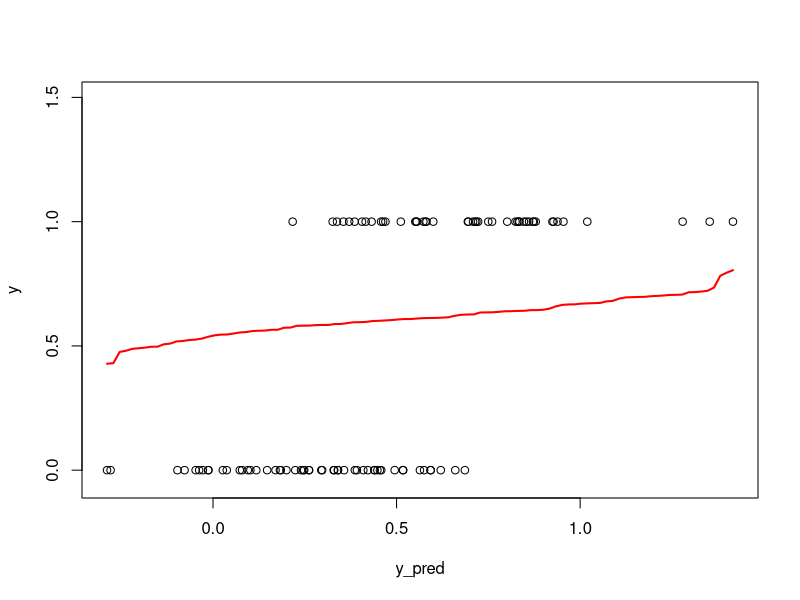
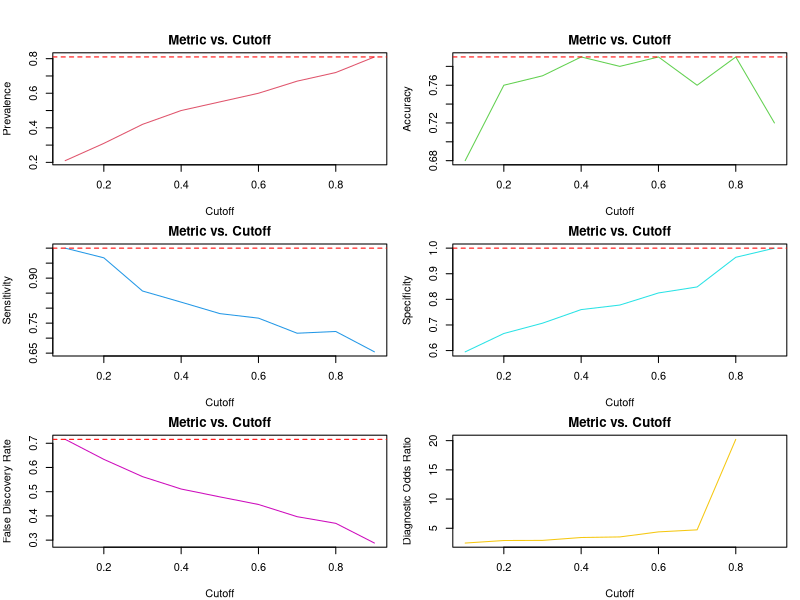

Generate these figures, in order, with R:

pf <- function(x, beta){
  out <- 1/(1 + exp(-t(x)%*%beta))
  return(out)
}


#need a matrix with first column as predictors, and second column as response as input
beta_ls <- function(beta, x, y){
  sum <- 0
  for(i in 1:nrow(x)){
    xi <- as.matrix(unlist(x[i,]), ncol = 1) #format it so dimensions work out later
    yi <- y[i]
    pi <- pf(xi,as.matrix(beta))
   
    
    res <- (-1*yi)*(log(pi)) - (1 - yi)*log(1-pi)
    sum <- sum + res
  }
  return(sum)

}

log_reg <- function(X, y){
  B_initial <- solve(t(X)%*%X)%*%t(X)%*%y
  result <- optim(par = B_initial, fn = beta_ls, x = X, y = y)
  out <- list("int" = result$par[1,], "b1" = result$par[2,], "b2" = result$par[3,], "b3" = result$par[4,])
  class(out) <- "my_b"
  return(result$par)
}

plot.my_b <- function(obj){
  plot(obj$X ~ obj$y)
}


##generate random data 
set.seed(123)
x1 <- rnorm(100)
x2 <- rnorm(100)
x3 <- rnorm(100)
X <- cbind(1,x1, x2, x3) #1 for the intercept term
beta0 <- -1
beta1 <- 2
beta2 <- -0.5
beta3 <- 1.5
true_beta <- matrix(c(beta0, beta1, beta2, beta3), ncol = 1)
p <- 1/(1 + exp(-(X%*%true_beta)))
y <- rbinom(100,1,p)

B_initial <- solve(t(X)%*%X)%*%t(X)%*%y

test <- beta_ls(B_initial,X,y)
result <- optim(par = B_initial, fn = beta_ls, x = X, y = y)

log_reg(X,y)



## OUTLINE for bootstrap confidence intervals -- will need to be updated once logistic regression is complete


bootstrap_conf_intervals <- function(X, y, alpha = 0.05, n_bootstraps = 20) {
  n <- nrow(X)
  beta_bootstraps <- matrix(NA, ncol = n_bootstraps, nrow = length(log_reg(X, y)))
  
  for (i in 1:n_bootstraps) {
    # Sample with replacement
    indices <- sample(1:n, replace = TRUE)
    X_bootstrap <- X[indices, ]
    y_bootstrap <- y[indices]
    
    # Run logistic regression on the bootstrap sample
    beta_bootstraps[, i] <- log_reg(X_bootstrap, y_bootstrap)
  }
  
  # Calculate confidence intervals
  lower <- apply(beta_bootstraps, 1, function(row) quantile(row, alpha / 2))
  upper <- apply(beta_bootstraps, 1, function(row) quantile(row, 1 - alpha / 2))
  
  intervals <- data.frame(lower = lower, upper = upper)
  return(intervals)
}

# test bootstrap
set.seed(123)
x1 <- rnorm(100)
x2 <- rnorm(100)
x3 <- rnorm(100)
X <- cbind(1, x1, x2, x3) 
beta0 <- -1
beta1 <- 2
beta2 <- -0.5
beta3 <- 1.5
true_beta <- matrix(c(beta0, beta1, beta2, beta3), ncol = 1)
p <- 1 / (1 + exp(-(X %*% true_beta)))
y <- rbinom(100, 1, p)

# Bootstrap confidence intervals
intervals <- bootstrap_conf_intervals(X, y)

# Print the resulting intervals
print(intervals)


##logistic regression plot
##plot dots from before transformation of XB (or y tilda)
##plot line from after the transformation
y_pred <- X%*%B_initial
plot(y ~ y_pred ,xlim = range(y_pred), ylim = range(-.05, 1.5))
x_line <- seq(min(y_pred), max(y_pred), length = 100)
y_line <- pf(t(X), B_initial)
lines(x_line, sort(y_line), col = "red", lty = 1, lwd = 2)

##confusion matrix function
library(caret)
confmat <- function(y_actual, y_pred, cutoff = 0.5){
  #convert predicted values to 0 or 1 based on threshold
  y_bin <- ifelse(y_pred >= cutoff, 1,0)
  cmat <- confusionMatrix(factor(y), factor(y_bin))
  metrics <- cmat$byClass
  prevalence <- as.numeric(metrics["Prevalence"])
  accuracy <- as.numeric(cmat$overall["Accuracy"])
  sensitivity <- as.numeric(metrics["Sensitivity"])
  specificity <- as.numeric(metrics["Specificity"])
  true_p <- cmat$byClass["Pos Pred Value"] * cmat$byClass["Precision"]
  false_p <- cmat$byClass["Neg Pred Value"] * cmat$byClass["Precision"]
  false_discovery_rate <- as.numeric(false_p / (false_p + true_p))
  diagnostic_odds_ratio <- as.numeric(metrics["Sensitivity"]/(1 - metrics["Specificity"]))
  
  out <- invisible(list("Prevalence" = prevalence, "Accuracy" = accuracy, "Sensitivity" = sensitivity, "Specificity" = specificity, "False Discovery Rate" = false_discovery_rate, "Diagnostic Odds Ratio" = diagnostic_odds_ratio))
  return(out)

}

confmat(y, y_pred)

#plot metrics cut off grid 

#cutoff_values <- seq(0.1, 0.9, by = 0.1)

# Function to plot metrics over a grid of cutoff values
plot_metrics <- function(X, y, cutoff_values = seq(0.1, 0.9, by = 0.1)) {
  result <- log_reg(X, y)
  predicted_probs <- pf(t(X), result)
  metrics_matrix <- matrix(NA, nrow = length(cutoff_values), ncol = 7,
                           dimnames = list(NULL, c("Cutoff", "Prevalence", "Accuracy", "Sensitivity", "Specificity", "False Discovery Rate", "Diagnostic Odds Ratio")))
  
  # Calculate metrics for each cutoff
  for (i in seq_along(cutoff_values)) {
    metrics <- confmat(y, predicted_probs, cutoff_values[i])
    metrics_matrix[i, ] <- c(cutoff_values[i], metrics[[1]], metrics[[2]], metrics[[3]], metrics[[4]], metrics[[5]], metrics[[6]])
  }
  
  # Plot metrics
  par(mfrow = c(3, 2), mar = c(4, 4, 2, 1), oma = c(0, 0, 2, 0))
  metrics_names <- c("Prevalence", "Accuracy", "Sensitivity", "Specificity", "False Discovery Rate", "Diagnostic Odds Ratio")
  for (i in seq_along(metrics_names)) {
    plot(metrics_matrix[, "Cutoff"], metrics_matrix[, i + 1], type = "l", col = i + 1,
         xlab = "Cutoff", ylab = metrics_names[i], main = paste("Metric vs. Cutoff"))
    abline(h = max(metrics_matrix[, i + 1]), col = "red", lty = 2)
  }
}

plot_metrics(X, y)



